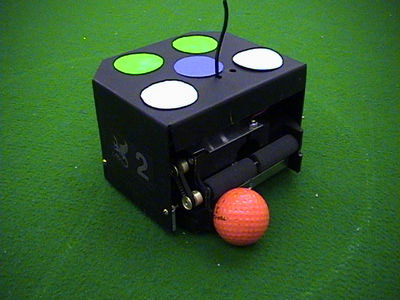
//> input picture cmu_2002_diffbot.jpg, 400 x 300 px, given in place of the camera
$ ./ColorSegmentation   (built with g++ and OpenCV 4)
//> lines starting //> are read from the running program, lines starting //| are printed output that depends on the picture; after the words box and inside, x2 and y2 are one past the last pixel; in counts of white or black regions, pixels touching at a corner belong together
////////////////////////////////////////////////////////////////////////////////////////////////////////////////////////////////
#include <iostream>
#include "opencv2/highgui/highgui.hpp"
#include "opencv2/imgproc/imgproc.hpp"

using namespace cv;
using namespace std;

 int main( int argc, char** argv )
 {
    VideoCapture cap(0); //capture the video from web cam

    if ( !cap.isOpened() )  // if not success, exit program
    {
        cout << "Cannot open the web cam" << endl;
        return -1;
    }

    namedWindow("Control", CV_WINDOW_AUTOSIZE); //create a window called "Control"

    int iLowH = 0;
    int iHighH = 179;

    int iLowS = 0;
    int iHighS = 255;

    int iLowV = 0;
    int iHighV = 255;

    //Create trackbars in "Control" window
    cvCreateTrackbar("LowH", "Control", &iLowH, 179); //Hue (0 - 179)
//> slider 'LowH' is set to 35
    cvCreateTrackbar("HighH", "Control", &iHighH, 179);

    cvCreateTrackbar("LowS", "Control", &iLowS, 255); //Saturation (0 - 255)
//> slider 'LowS' is set to 51
    cvCreateTrackbar("HighS", "Control", &iHighS, 255);

    cvCreateTrackbar("LowV", "Control", &iLowV, 255); //Value (0 - 255)
//> slider 'LowV' is set to 51
    cvCreateTrackbar("HighV", "Control", &iHighV, 255);

    while (true)
    {
        Mat imgOriginal;

        bool bSuccess = cap.read(imgOriginal); // read a new frame from video
//> imgOriginal is the input picture: 300 rows x 400 cols, CV_8UC3; mean B, G, R 48, 94.4, 53.5

        if (!bSuccess) //if not success, break loop
        {
            cout << "Cannot read a frame from video stream" << endl;
            break;
        }

        Mat imgHSV;

        cvtColor(imgOriginal, imgHSV, COLOR_BGR2HSV); //Convert the captured frame from BGR to HSV
//> imgHSV: 300 rows x 400 cols, CV_8UC3; mean H, S, V 65.4, 143.6, 99.4

        Mat imgThresholded;

        inRange(imgHSV, Scalar(iLowH, iLowS, iLowV), Scalar(iHighH, iHighS, iHighV), imgThresholded); //Threshold the image
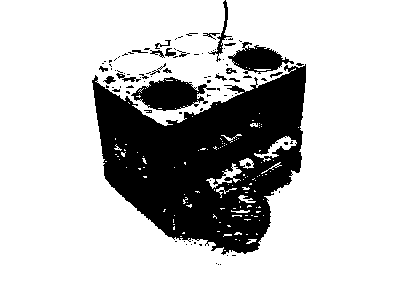
//> imgThresholded: 300 rows x 400 cols, CV_8UC1; 77.1% white; 94 black regions (73 under 20 px), largest, box (x1, y1, x2, y2) and area: (92, 64, 306, 255) 23641, (131, 77, 216, 111) 1602, (228, 42, 294, 74) 1046

        //morphological opening (remove small objects from the foreground)
        erode(imgThresholded, imgThresholded, getStructuringElement(MORPH_ELLIPSE, Size(5, 5)) );
        dilate( imgThresholded, imgThresholded, getStructuringElement(MORPH_ELLIPSE, Size(5, 5)) );

        //morphological closing (fill small holes in the foreground)
        dilate( imgThresholded, imgThresholded, getStructuringElement(MORPH_ELLIPSE, Size(5, 5)) );
        erode(imgThresholded, imgThresholded, getStructuringElement(MORPH_ELLIPSE, Size(5, 5)) );
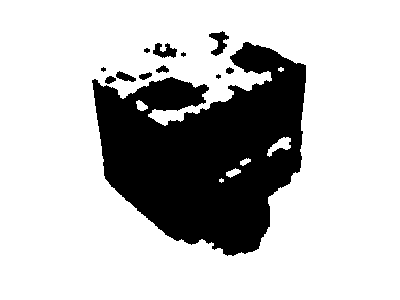
//> imgThresholded: 300 rows x 400 cols, CV_8UC1; 75.8% white; 12 black regions (3 under 20 px), largest, box (x1, y1, x2, y2) and area: (92, 42, 306, 256) 28145, (209, 31, 229, 56) 245, (153, 43, 177, 58) 217

        imshow("Thresholded Image", imgThresholded); //show the thresholded image
        imshow("Original", imgOriginal); //show the original image

        if (waitKey(10) == 27) //wait for 'esc' key press for 10ms. If 'esc' key is pressed, break loop
//> the Esc key is pressed
        {
            cout << "esc key is pressed by user" << endl;
            break;
        }
    }

    return 0;

}
////////////////////////////////////////////////////////////////////////////////////////////////////////////////////////////////

$ run again, on ssl_game.jpg
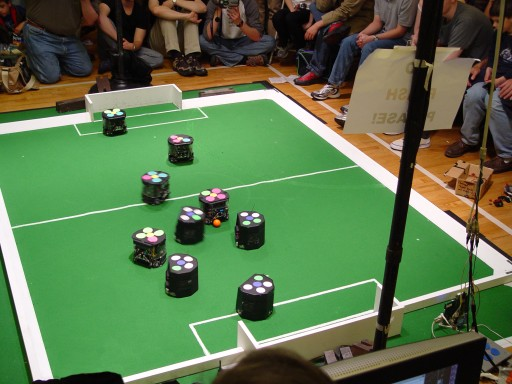
//> input picture ssl_game.jpg, 512 x 384 px, given in place of the camera
//> imgOriginal is the input picture: 384 rows x 512 cols, CV_8UC3; mean B, G, R 74.5, 116, 89.8
//> imgHSV: 384 rows x 512 cols, CV_8UC3; mean H, S, V 53, 115.9, 125.4
//> `inRange(imgHSV, Scalar(iLowH, iLowS, iLowV), Scalar(iHighH, iHighS, iH..`:
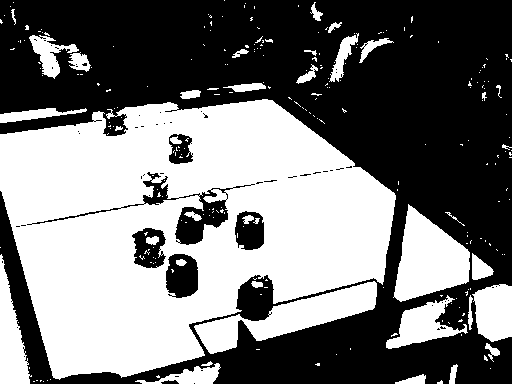
//> imgThresholded: 384 rows x 512 cols, CV_8UC1; 46.8% white; 256 white regions (216 under 20 px), largest, box (x1, y1, x2, y2) and area: (0, 99, 396, 380) 70586, (194, 281, 377, 354) 4752, (393, 204, 470, 302) 4571
//> `erode(imgThresholded, imgThresholded, getStructuringElement(MORPH_ELLI..`:
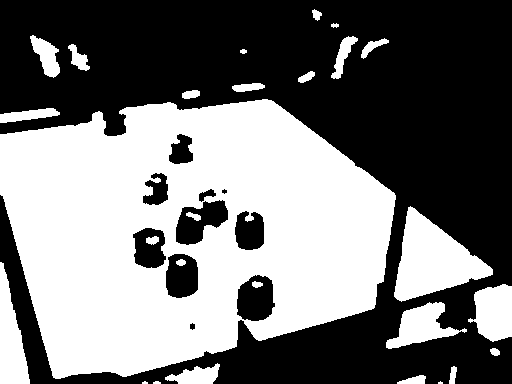
//> imgThresholded: 384 rows x 512 cols, CV_8UC1; 46.2% white; 27 white regions (2 under 20 px), largest, box (x1, y1, x2, y2) and area: (0, 99, 396, 379) 76088, (394, 206, 493, 302) 4972, (0, 262, 30, 384) 2126
